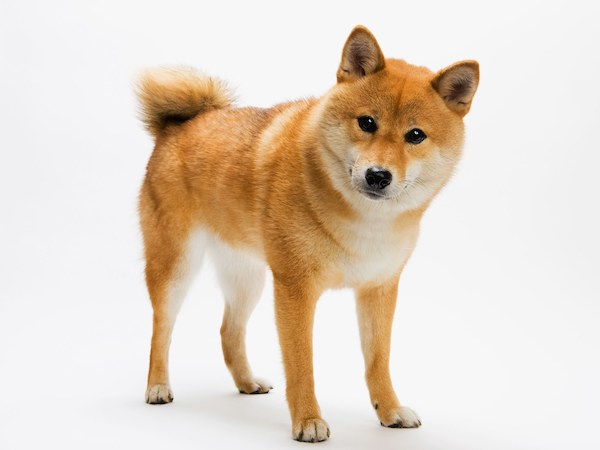
#> input picture doggo_hd.jpg, 600 x 450 px
$ jupyter execute --allow-errors edge-detection.ipynb
#> lines starting #> are read from the running program, lines starting #| are printed output that depends on the picture
[cell 1]
from PIL import Image
import matplotlib.pyplot as plt
import numpy as np
import math

# Edge detection using convolution with 3 x 3 kernels

## Function & kernel definition

[cell 2]
# defining kernels

# vertical sobel mask
sobel_v = np.array(
     [[1,0,-1],
      [2,0,-2],
      [1,0,-1]]
)

# vertical sobel mask
# (transpose of the horizontal mask)
sobel_h = sobel_v.T

# horizontal 5x5 sobel
sobel_h_5x5 = np.array(
    [[2,3,4,3,2],
     [1,2,3,2,1],
     [0,0,0,0,0],
     [-1,-2,-3,-2,-1],
     [-2,-3,-4,-3,-2],
    ]
)

# vertical 5x5 sobel
sobel_v_5x5 = sobel_h_5x5.T

# standard laplacian mask
laplace = np.array(
    [[0,-1,0],
     [-1,4,-1],
     [0,-1,0]]
)

# alternate laplacian mask
laplace_alt = np.array(
    [[-1,-1,-1],
     [-1,8,-1],
     [-1,-1,-1]]
)

[cell 3]
# function to perform convolution
# args:
# - image - the image we want to convolve (imported via PIL)
# - kernel - the kernel we want to use
# - threshold - pixels below this value will be set to 0 (optional)

def convolve(image, kernel, threshold = 0):
    flipped_kernel = np.flipud(np.fliplr(kernel)) # flip the kernel (this is the definition of convolution)
    grayscale_img = np.array(image.convert("L")) # convert the image to grayscale and an array
    output_img = np.zeros(grayscale_img.shape) # initialize the output with zeros (black image)
    hbuffer = math.floor(len(flipped_kernel[0])/2) # compute the horizontal buffer (so we can use larger kernels)
    vbuffer = math.floor(len(flipped_kernel)/2) # compute the vertical buffer
    for row in range(vbuffer,len(grayscale_img) - vbuffer): # for each pixel...
        for col in range(hbuffer,len(grayscale_img[0]) - hbuffer):
            total = 0; # initialize end pixel value at 0
            for i in range(-vbuffer, len(flipped_kernel) - vbuffer): # for each pixel in range of the kernel...
                for j in range(-hbuffer, len(flipped_kernel[0]) - hbuffer):
                    total += grayscale_img[row + i][col + j] * flipped_kernel[vbuffer + i][hbuffer + j] # sum the products
            output_img[row][col] = total if np.uint8(total) > threshold else 0 # update the output image
    return output_img;

[cell 4]
# Used to generate the images used in the animation
# [46 lines left out: function convolve_gif, not called in this run]

## Convolving images with our kernels

[cell 5]
# Open the image we want to apply the filters to
doggo = Image.open("doggo_hd.jpg")
#> doggo is the input picture: PIL image 600x450 RGB; mean R, G, B 227.1, 213.7, 199.5
plt.imshow(doggo)
plt.show()

## Edge detection using Sobel operator
The Sobel 3x3 kernel has a horizontal and vertical mask. One way to improve edge detection is to convolve an image with both kernels, and combine the two! You can play around with the threshold values and try to fine-tune the edge detection. A better solution might be to loop through the combined image array and discard all pixels below a threshold there instead.

[cell 6]
hori = convolve(doggo, sobel_h, threshold = 0) # get the horizontal lines
#> in convolve, `grayscale_img = np.array(image.convert("L"))`:
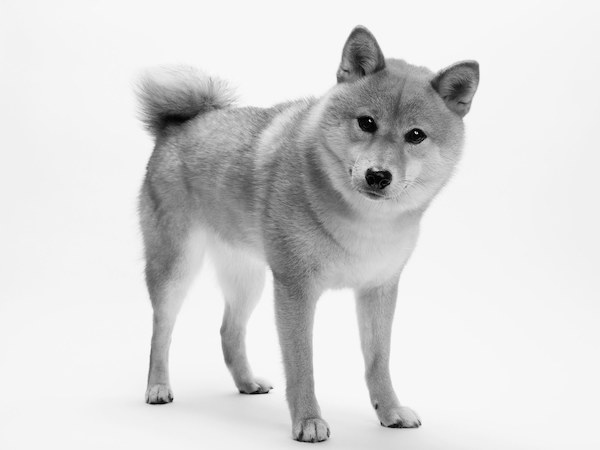
#> grayscale_img: shape (450, 600); min 0, max 254, mean 216
#> after the loop in convolve, `for row in range(vbuffer,len(grayscale_img) - vbuffer):`:
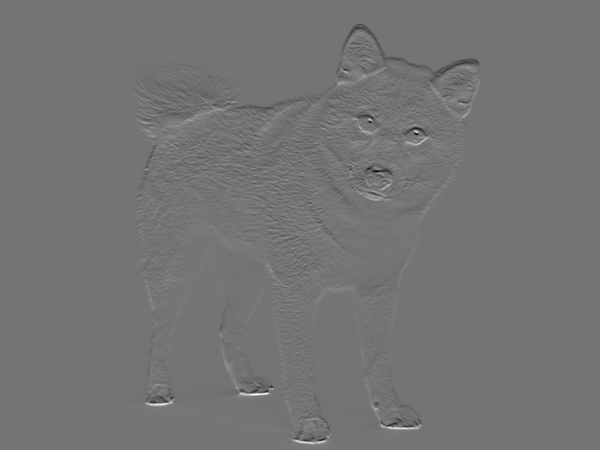
#> output_img: shape (450, 600) float64; min -736, max 874, mean -0.2; drawn with min black and max white
vert = convolve(doggo, sobel_v, threshold = 0) # get the vertical lines
#> call 2 of convolve, with kernel = array of shape (3, 3), threshold = 0
#> after the loop in convolve (call 2), `for row in range(vbuffer,len(grayscale_img) - vbuffer):`:
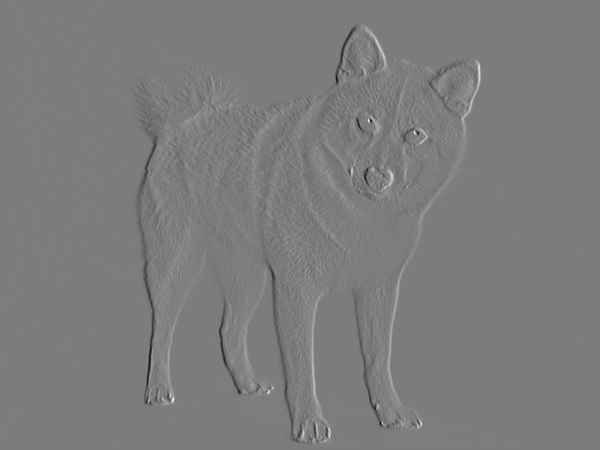
#> output_img: shape (450, 600) float64; min -706, max 735, mean 0; drawn with min black and max white
combine = np.sqrt(np.add(np.square(hori), np.square(vert))) # combine the images
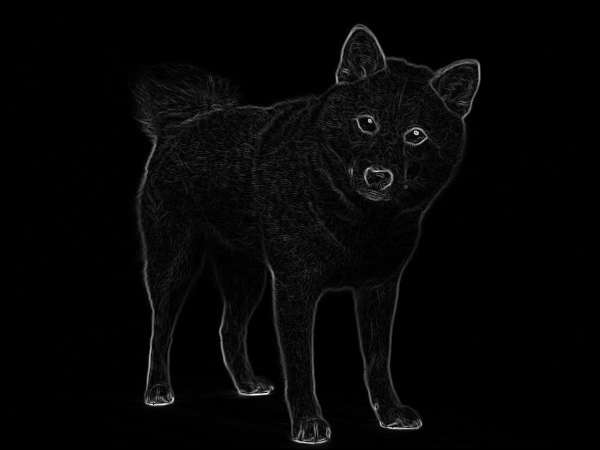
#> combine: shape (450, 600) float64; min 0, max 875.1, mean 20; drawn with min black and max white

[cell 7]
print("Horizontal Lines")
plt.imshow(Image.fromarray(hori).convert("RGB"))
plt.show()
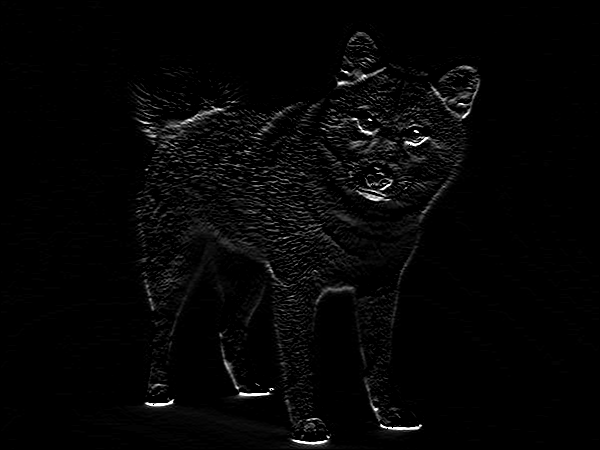
#> shown: shape (450, 600, 3); min 0, max 255, mean 5.5

print("Vertical Lines")
plt.imshow(Image.fromarray(vert).convert("RGB"))
plt.show()
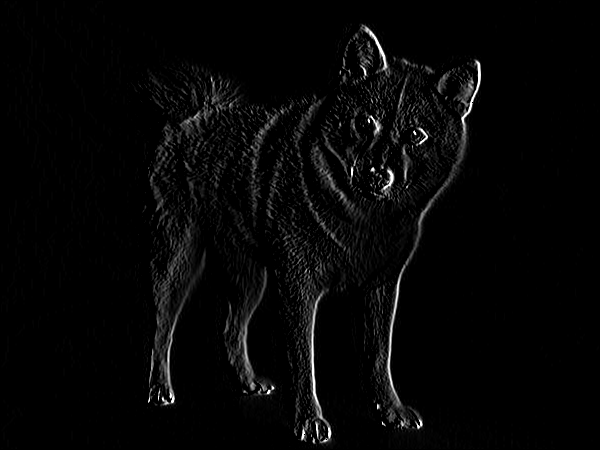
#> shown: shape (450, 600, 3); min 0, max 255, mean 6.4

print("Combined")
plt.imshow(Image.fromarray(combine).convert("RGB"))
plt.show()
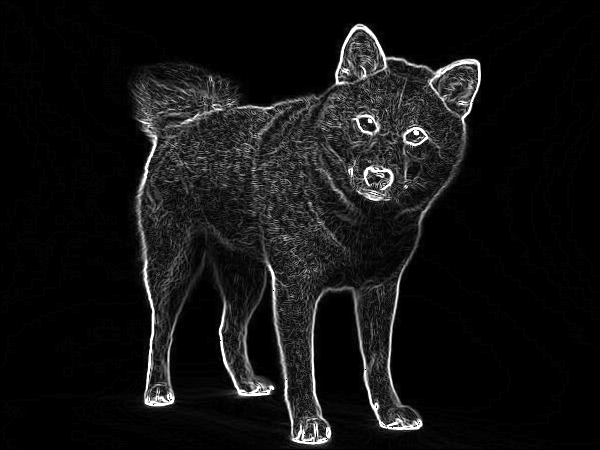
#> shown: shape (450, 600, 3); min 0, max 255, mean 18.9
